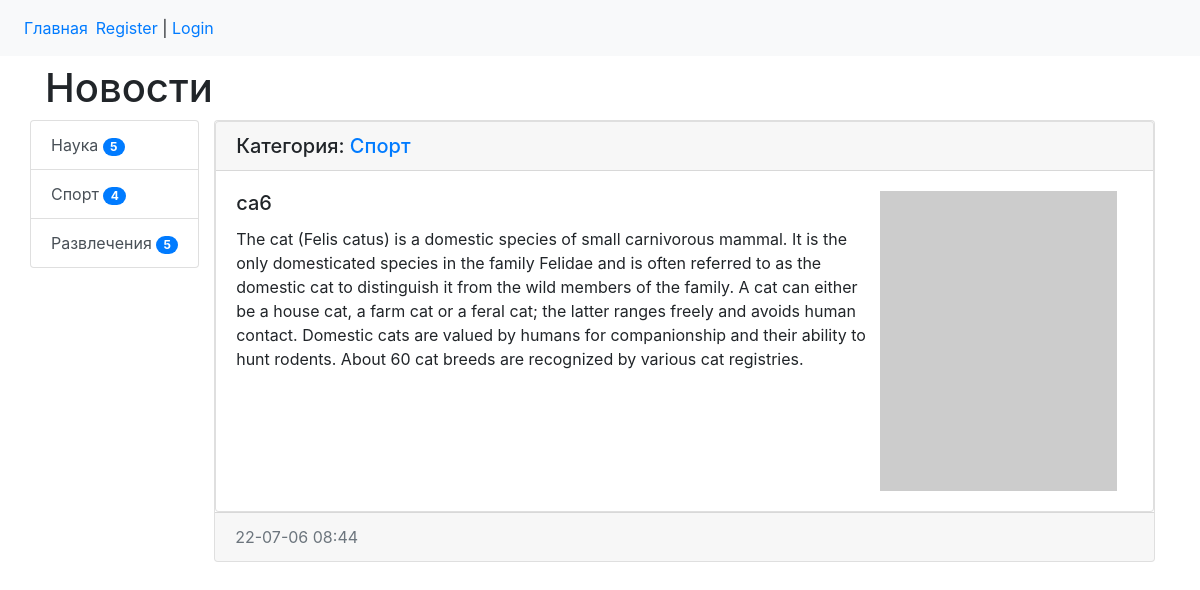
The page /news/22/ on the database its author committed.
### news/models.py (models this page shows, shortened)
class Category(models.Model):
    title = models.CharField(max_length=150, verbose_name="Катеория", db_index=True)
    def __str__(self):
        return self.title
    def get_absolute_url(self):
        return reverse('category', kwargs={'category_id': self.pk})
    class Meta:
        verbose_name = 'Категория'
        verbose_name_plural = 'Категории'
        ordering = ['title']

class News(models.Model):
    title = models.CharField(max_length=200, verbose_name='Название')
    content = models.TextField(verbose_name='Текст')
    created_at = models.DateTimeField(auto_now_add=True, verbose_name='Созданно')
    updated_at = models.DateTimeField(auto_now=True, verbose_name='Обновленно')
    photo = models.ImageField(upload_to='photos/%Y%m/%d/', verbose_name='Фото', blank=True)
    is_published = models.BooleanField(default=False, verbose_name='Опубликовано')
    category = models.ForeignKey('Category', on_delete=models.PROTECT, verbose_name='Категория')
    views = models.IntegerField(default=0)
    class Meta:
        verbose_name = 'Новость'
        verbose_name_plural = 'Новости'
        ordering = ['-created_at']

### news/views.py (the view)
# urls.py: path('news/<int:pk>/', View_newsHome.as_view(), name='view_news'),
class View_newsHome(DetailView):
    model = News
    template_name = 'news/news_detail.html'
    context_object_name = "news_item"

### news/templatetags/news_tags.py (called while the page is built)
@register.simple_tag()
def get_categories():
    return Category.objects.annotate(cnt=Count('news')).filter(cnt__gt=0)

### news/templates/news/news_detail.html (shortened to what this page needs)
{% extends "base.html" %}
{% load news_tags %}
{% block sidebar %}
{% get_categories as categories %}
<div class="list-group">
        {% for item in categories %}
       <a href= "{{ item.get_absolute_url }}" class="list-group-item list-group-item-action">{{item.title}}
       <span class="badge badge-primary badge-pill">{{item.cnt}}</span></a>
         {% endfor %}
       </div>
{% endblock %}
{% block content %}
    <div class="card mb-3">
    <div class="card">
      <h5 class="card-header">
        Категория: <a href = "{{news_item.category.get_absolute_url}}">{{news_item.category}}</a>
      </h5>
      <div class="card-body">
          {% if news_item.photo %}
          <img src="{{ news_item.photo.url }}" alt="" width="300" height="200" class="float-right mr-3">
          {% else %}
          <img src="https://picsum.photos/id/237/300/200" alt="" class="float-right mr-3">
          {%endif%}
            <h5 class="card-title">{{news_item.title}}</h5>
        <p class="card-text">{{news_item.content}}</p>
        </div>
      </div>
      <div class="card-footer text-muted">
            {{news_item.created_at|date:"y-m-d H:i"}}
      </div>
    </div>
    </div>
 </div>
{% endblock %}

### newsite/static/css/style.css (style rules this page uses)
body { background-color: #fff; }

### rows shown on the page
Category: title "Наука", cnt "5"
Category: title "Спорт", cnt "4"
Category: title "Развлечения", cnt "5"
News: category "Спорт", title "ca6", content "The cat (Felis catus) is a domestic species of small carnivorous mammal. It is the only domesticated species in the family Felidae and is often referred to as the domestic cat to distinguish it from the wild members of the family. A cat can either be a house cat, a farm cat or a feral cat; the latter ranges freely and avoids human contact. Domestic cats are valued by humans for companionship and their ability to hunt rodents. About 60 cat breeds are recognized by various cat registries.", created_at "22-07-06 08:44"
